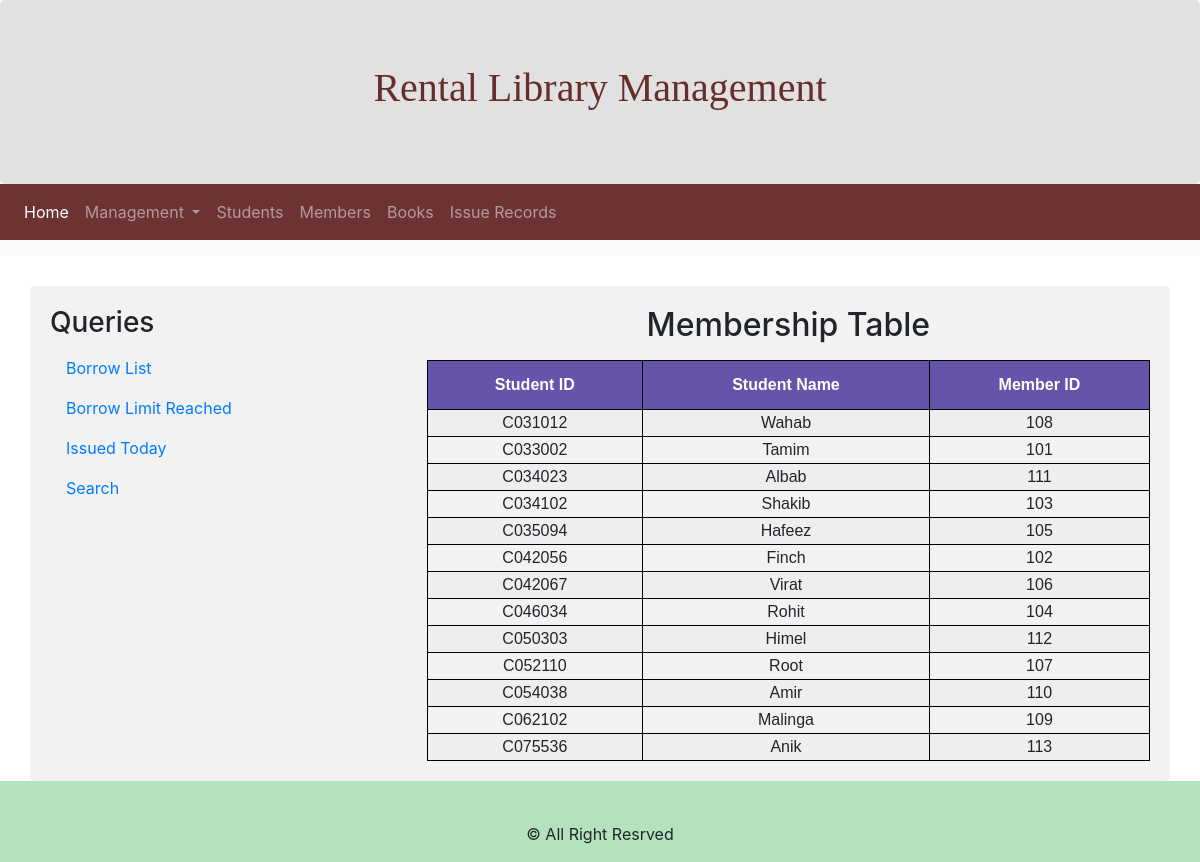
/members.php, run on the app's committed database.
### tables this page shows
CREATE TABLE `student` (
  `Stud_no` varchar(10) NOT NULL,
  `Stud_name` varchar(20) DEFAULT NULL
);

CREATE TABLE `membership` (
  `Mem_no` varchar(10) NOT NULL,
  `Stud_no` varchar(10) DEFAULT NULL
);

### members.php (the view, shortened to what this page needs)
<?php include "includes/db.php";?>
<?php include "includes/header.php"; ?>
<?php include "includes/navigation.php"; ?>
 <nav class="navbar navbar-expand-sm bg-light navbar-dark">
</nav>
<div class="container" style="margin-top:30px">
  <div class="row">
    <div class="col-sm-4">
      <h3>Queries</h3>
      <ul class="nav nav-pills flex-column">
        <li class="nav-item">
          <a class="nav-link" href="borrowList.php">Borrow List</a>
        </li>
        <li class="nav-item">
          <a class="nav-link" href="bookLimit.php">Borrow Limit Reached</a>
        </li>
        <li class="nav-item">
          <a class="nav-link" href="issuedToday.php">Issued Today</a>
        </li>
        <li class="nav-item">
          <a class="nav-link " href="search.php"> Search</a>
        </li>
      </ul>
    </div>
    <div class="col-sm-8">
    <?php
$sql = "SELECT * FROM Student, Membership WHERE Membership.Stud_no = Student.Stud_no";
$result = $con->query($sql) or die($con->error);
echo "<h2>Membership Table</h2>";
echo "<center><table id='table' style='margin-top:1rem;'><tr><th>Student ID</th><th>Student Name</th><th>Member ID</th>";
    while ($row = $result->fetch_assoc()) {
        echo "<tr><td>" . $row["Stud_no"]. "</td><td>" . $row["Stud_name"]. "</td><td>" . $row["Mem_no"]."</td>";
    }
echo "</table></center>";
?>
    </div>
  </div>
</div>
<?php include "includes/footer.php"?>

### css/style.css (style rules this page uses)
body { //background-image: linear-gradient(to right bottom, rgba(126, 213, 111, 0.8), rgba(40, 180, 133, 0.8)), url(../img/map3.svg); background-size: cover; background-position: top; position: relative; }
table, th, td { border: 1px solid black; }
.container { min-height: 400px; }
#table { font-family: "Trebuchet MS", Arial, Helvetica, sans-serif; border-collapse: collapse; width: 100%; text-align: center; }
#table tr:nth-child(even) { background-color: rgb(238, 238, 238); }
#table th { padding-top: 12px; padding-bottom: 12px; text-align: left; background-color: rgb(103, 84, 170); color: white; text-align: center; }
h2 { text-align: center; }

### css/formStyle.css (style rules this page uses)
.container { border-radius: 5px; background-color: #f2f2f2; padding: 20px; }
.row:after { content: ""; display: table; clear: both; }

### data on the page
student: membership.Stud_no "C031012", Stud_name "Wahab", membership.Mem_no "108"
student: membership.Stud_no "C033002", Stud_name "Tamim", membership.Mem_no "101"
student: membership.Stud_no "C034023", Stud_name "Albab", membership.Mem_no "111"
student: membership.Stud_no "C034102", Stud_name "Shakib", membership.Mem_no "103"
student: membership.Stud_no "C035094", Stud_name "Hafeez", membership.Mem_no "105"
student: membership.Stud_no "C042056", Stud_name "Finch", membership.Mem_no "102"
student: membership.Stud_no "C042067", Stud_name "Virat", membership.Mem_no "106"
student: membership.Stud_no "C046034", Stud_name "Rohit", membership.Mem_no "104"
student: membership.Stud_no "C050303", Stud_name "Himel", membership.Mem_no "112"
student: membership.Stud_no "C052110", Stud_name "Root", membership.Mem_no "107"
student: membership.Stud_no "C054038", Stud_name "Amir", membership.Mem_no "110"
student: membership.Stud_no "C062102", Stud_name "Malinga", membership.Mem_no "109"
student: membership.Stud_no "C075536", Stud_name "Anik", membership.Mem_no "113"
